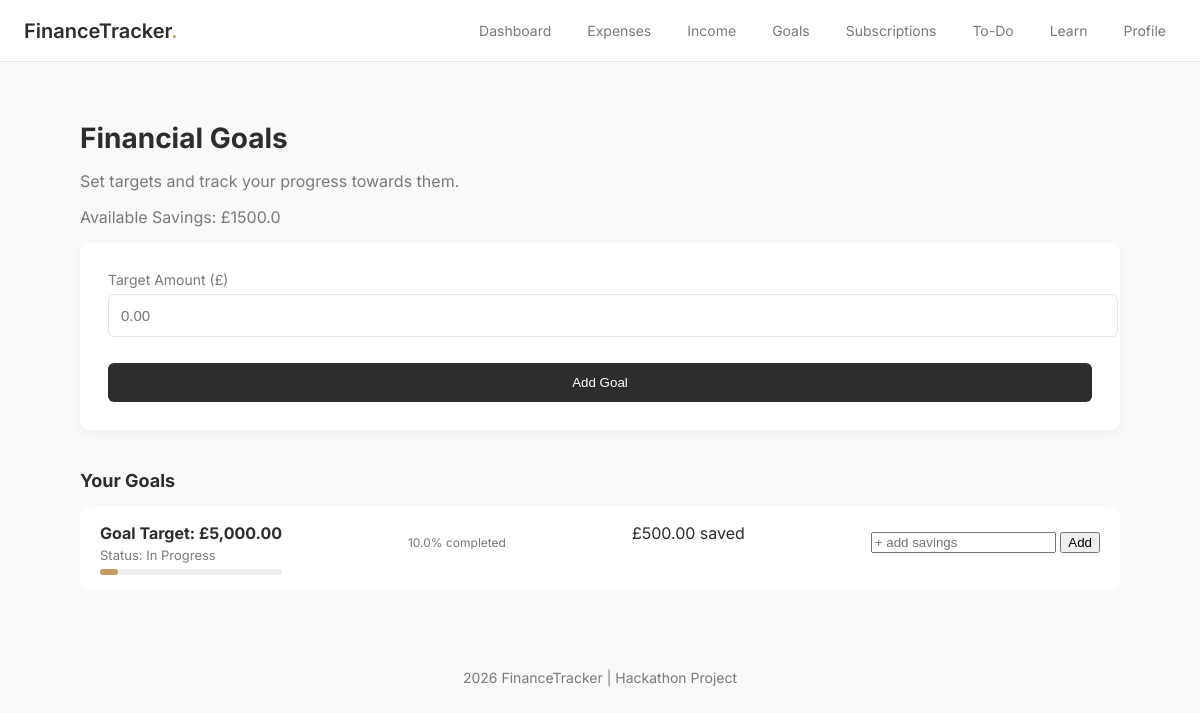
The page /goals/oleksii on the database as committed earlier.
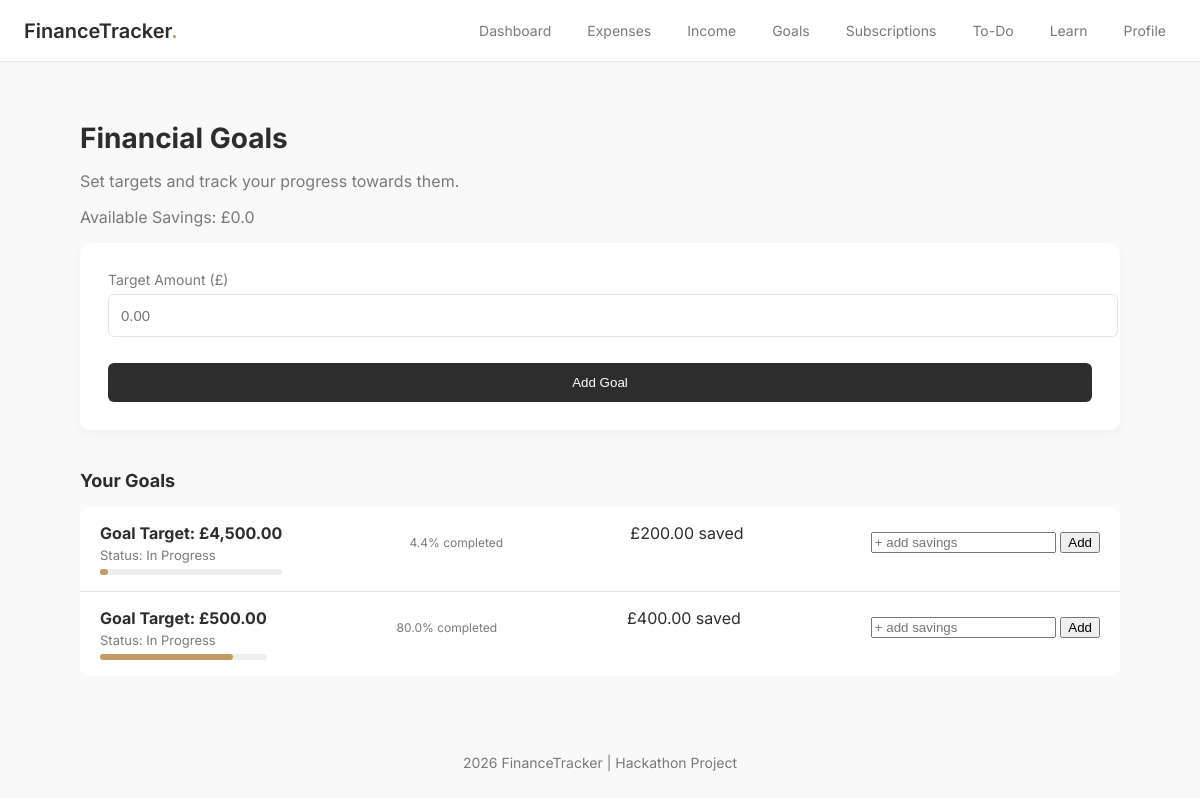
The same page on the database as committed later.
### tables this page shows
CREATE TABLE users (
        id INTEGER PRIMARY KEY AUTOINCREMENT,
        username TEXT UNIQUE,
        streak INTEGER DEFAULT 0,
        email TEXT,
        password TEXT,
        balance REAL DEFAULT 0,
        savings REAL DEFAULT 0,
        last_active TEXT
    );

CREATE TABLE goals (
        id INTEGER PRIMARY KEY AUTOINCREMENT,
        user_id INTEGER,
        target REAL,
        current REAL DEFAULT 0,
        completed INTEGER DEFAULT 0
    );

### app.py (the view, shortened to what this page needs)
@app.route("/goals/<username>", methods=["GET", "POST"])
def goals(username):
    user_id = get_user_id(username)
    if not user_id:
        return redirect(url_for("index"))
    conn = get_db()
    user = conn.execute(
        "SELECT * FROM users WHERE id=?",
        (user_id,)
    ).fetchone()
    data = conn.execute(
        "SELECT * FROM goals WHERE user_id=?",
        (user_id,)
    ).fetchall()
    conn.close()
    return render_template(
        "goals.html",
        data=data,
        username=username,
        savings=user["savings"]  # ✅ now works
    )

### app.py (called while the page is built)
def get_db():
    conn = sqlite3.connect(DB)
    conn.row_factory = sqlite3.Row
    return conn

def get_user_id(username):
    conn = get_db()
    user = conn.execute(
        "SELECT id FROM users WHERE username=?",
        (username,)
    ).fetchone()
    conn.close()
    return user["id"] if user else None

@app.context_processor
def inject_user():
    username = request.view_args.get("username") if request.view_args else None
    return dict(current_user=username)

### templates/goals.html (shortened to what this page needs)
{% extends "layout.html" %}
{% block navbar %}
    {% include "navbar.html" %}
{% endblock %}
{% block content %}
<div class="container">
    <div class="dashboard-header">
        <h1>Financial Goals</h1>
        <p>Set targets and track your progress towards them.</p>
        <p>Available Savings: £{{ savings }}</p>
    </div>
    <div class="form-card" style="border-top-color: #C29B62;">
        <form method="POST">
            <div class="form-group">
                <label>Target Amount (£)</label>
                <input type="number" step="0.01" name="target" class="form-control" placeholder="0.00" required>
            </div>
            <button type="submit" class="btn-primary" style="width: 100%; margin-top: 8px;">Add Goal</button>
        </form>
    </div>
    <h3 class="section-title">Your Goals</h3>
    <div class="transaction-list">
        {% if data %}
            {% for g in data %}
                <div class="transaction-item">
                    <div class="tx-details">
                        <h4>Goal Target: £{{ "{:,.2f}".format(g.target|float) }}</h4>
                        <p>Status: {% if g.completed %}Completed 🎉{% else %}In Progress{% endif %}</p>
                        <div style="background:#eee; height:6px; border-radius:6px; margin-top:6px;">
                            <div style="
                                width: {{ (g.current / g.target * 100) if g.target > 0 else 0 }}%;
                                background:#C29B62;
                                height:6px;
                                border-radius:6px;">
                            </div>
                        </div>
                    </div>
                    <p style="font-size: 12px; color: #7A7A7A;">
                        {{ ((g.current / g.target) * 100) | round(1) if g.target > 0 else 0 }}% completed
                    </p>
                    <div class="tx-amount" style="color: #2D2D2D;">
                        £{{ "{:,.2f}".format(g.current|float) }} saved
                    </div>
                    <form method="POST" action="/update_goal/{{ current_user }}/{{ g.id }}" style="margin-top:8px;">
                        <input type="number" step="0.01" name="amount" placeholder="+ add savings" required>
                        <button type="submit">Add</button>
                    </form>
                </div>
            {% endfor %}
        {% else %}
            <div class="empty-state" style="padding: 32px; text-align: center; color: #7A7A7A;">
                No goals set yet. Start dreaming big!
            </div>
        {% endif %}
    </div>
</div>
{% endblock %}

Rows that differ between the two databases and show on the page:
changed users: savings "1500.0" → "0.0"
changed goals (number 1 of 2 on the later page): target "5,000.00" → "4,500.00"; target+current "10.0" → "4.4"; current "500.00" → "200.00"
added goals: target "500.00", completed "In Progress", target+current "80.0", current "400.00"
